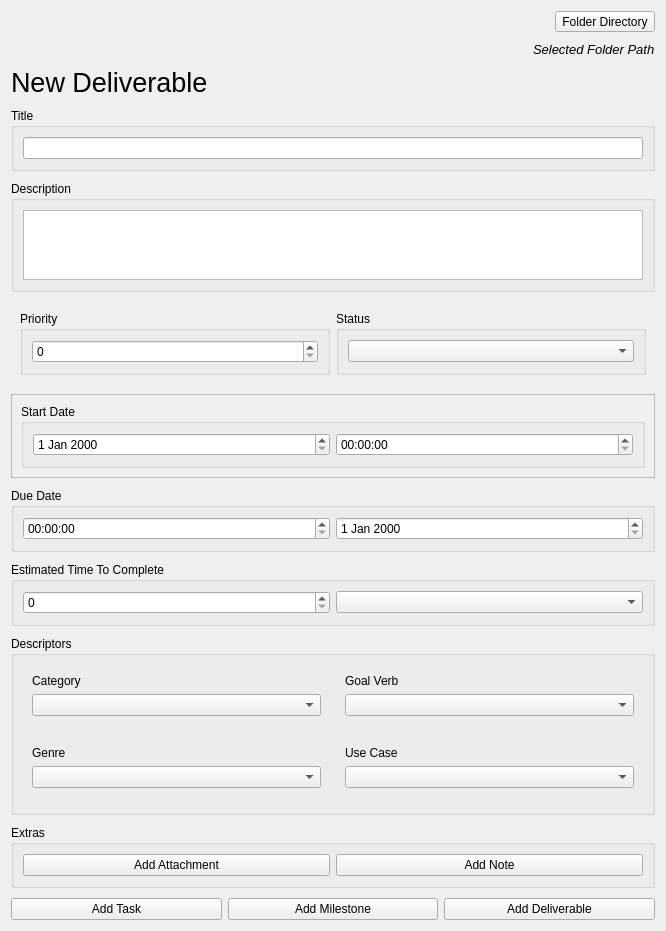
<?xml version="1.0" encoding="UTF-8"?>
<ui version="4.0">
 <class>Form</class>
 <widget class="QWidget" name="Form">
  <property name="geometry">
   <rect>
    <x>0</x>
    <y>0</y>
    <width>666</width>
    <height>775</height>
   </rect>
  </property>
  <property name="windowTitle">
   <string>Form</string>
  </property>
  <layout class="QVBoxLayout" name="verticalLayout">
   <property name="spacing">
    <number>10</number>
   </property>
   <item alignment="Qt::AlignRight">
    <widget class="QToolButton" name="folderDirectorySelect">
     <property name="text">
      <string>Folder Directory</string>
     </property>
    </widget>
   </item>
   <item alignment="Qt::AlignRight">
    <widget class="QLabel" name="selectedFolderPath">
     <property name="font">
      <font>
       <pointsize>10</pointsize>
       <italic>true</italic>
      </font>
     </property>
     <property name="text">
      <string>Selected Folder Path</string>
     </property>
     <property name="margin">
      <number>0</number>
     </property>
    </widget>
   </item>
   <item>
    <widget class="QLabel" name="newProjectFormLabel">
     <property name="font">
      <font>
       <pointsize>20</pointsize>
      </font>
     </property>
     <property name="text">
      <string>New Deliverable</string>
     </property>
    </widget>
   </item>
   <item alignment="Qt::AlignTop">
    <widget class="QGroupBox" name="itemTitleContainer">
     <property name="sizePolicy">
      <sizepolicy hsizetype="Expanding" vsizetype="Maximum">
       <horstretch>1</horstretch>
       <verstretch>0</verstretch>
      </sizepolicy>
     </property>
     <property name="title">
      <string>Title</string>
     </property>
     <layout class="QHBoxLayout" name="horizontalLayout_3">
      <item alignment="Qt::AlignTop">
       <widget class="QLineEdit" name="itemTitleInput">
        <property name="sizePolicy">
         <sizepolicy hsizetype="Expanding" vsizetype="Fixed">
          <horstretch>1</horstretch>
          <verstretch>0</verstretch>
         </sizepolicy>
        </property>
       </widget>
      </item>
     </layout>
    </widget>
   </item>
   <item alignment="Qt::AlignTop">
    <widget class="QGroupBox" name="itemDescriptionContainer">
     <property name="sizePolicy">
      <sizepolicy hsizetype="Expanding" vsizetype="Maximum">
       <horstretch>1</horstretch>
       <verstretch>0</verstretch>
      </sizepolicy>
     </property>
     <property name="title">
      <string>Description</string>
     </property>
     <layout class="QHBoxLayout" name="horizontalLayout_4">
      <item alignment="Qt::AlignTop">
       <widget class="QTextEdit" name="itemDescriptionInput">
        <property name="sizePolicy">
         <sizepolicy hsizetype="Expanding" vsizetype="Maximum">
          <horstretch>1</horstretch>
          <verstretch>0</verstretch>
         </sizepolicy>
        </property>
       </widget>
      </item>
     </layout>
    </widget>
   </item>
   <item>
    <widget class="QFrame" name="frame">
     <property name="frameShape">
      <enum>QFrame::NoFrame</enum>
     </property>
     <property name="frameShadow">
      <enum>QFrame::Plain</enum>
     </property>
     <layout class="QHBoxLayout" name="horizontalLayout_2">
      <item>
       <widget class="QGroupBox" name="groupBox">
        <property name="title">
         <string>Priority</string>
        </property>
        <layout class="QHBoxLayout" name="horizontalLayout">
         <item>
          <widget class="QSpinBox" name="spinBox"/>
         </item>
        </layout>
       </widget>
      </item>
      <item>
       <widget class="QGroupBox" name="groupBox_2">
        <property name="title">
         <string>Status</string>
        </property>
        <layout class="QHBoxLayout" name="horizontalLayout_5">
         <item>
          <widget class="QComboBox" name="comboBox"/>
         </item>
        </layout>
       </widget>
      </item>
     </layout>
    </widget>
   </item>
   <item>
    <widget class="QFrame" name="frame_2">
     <property name="frameShape">
      <enum>QFrame::StyledPanel</enum>
     </property>
     <property name="frameShadow">
      <enum>QFrame::Raised</enum>
     </property>
     <layout class="QHBoxLayout" name="horizontalLayout_6">
      <item>
       <widget class="QGroupBox" name="groupBox_3">
        <property name="title">
         <string>Start Date</string>
        </property>
        <layout class="QHBoxLayout" name="horizontalLayout_7">
         <item>
          <widget class="QDateEdit" name="dateEdit"/>
         </item>
         <item>
          <widget class="QTimeEdit" name="timeEdit"/>
         </item>
        </layout>
       </widget>
      </item>
     </layout>
    </widget>
   </item>
   <item>
    <widget class="QGroupBox" name="groupBox_4">
     <property name="title">
      <string>Due Date</string>
     </property>
     <layout class="QHBoxLayout" name="horizontalLayout_8">
      <item>
       <widget class="QTimeEdit" name="timeEdit_2"/>
      </item>
      <item>
       <widget class="QDateEdit" name="dateEdit_2"/>
      </item>
     </layout>
    </widget>
   </item>
   <item>
    <widget class="QGroupBox" name="groupBox_5">
     <property name="title">
      <string>Estimated Time To Complete</string>
     </property>
     <layout class="QHBoxLayout" name="horizontalLayout_9">
      <item>
       <widget class="QSpinBox" name="spinBox_2"/>
      </item>
      <item>
       <widget class="QComboBox" name="comboBox_2"/>
      </item>
     </layout>
    </widget>
   </item>
   <item>
    <widget class="QGroupBox" name="groupBox_6">
     <property name="title">
      <string>Descriptors</string>
     </property>
     <layout class="QGridLayout" name="gridLayout">
      <item row="0" column="1">
       <widget class="QFrame" name="frame_5">
        <property name="frameShape">
         <enum>QFrame::NoFrame</enum>
        </property>
        <property name="frameShadow">
         <enum>QFrame::Plain</enum>
        </property>
        <layout class="QVBoxLayout" name="verticalLayout_3">
         <item>
          <widget class="QLabel" name="label">
           <property name="text">
            <string>Goal Verb</string>
           </property>
          </widget>
         </item>
         <item>
          <widget class="QComboBox" name="comboBox_4"/>
         </item>
        </layout>
       </widget>
      </item>
      <item row="0" column="0">
       <widget class="QFrame" name="frame_6">
        <property name="frameShape">
         <enum>QFrame::NoFrame</enum>
        </property>
        <property name="frameShadow">
         <enum>QFrame::Plain</enum>
        </property>
        <layout class="QVBoxLayout" name="verticalLayout_4">
         <item>
          <widget class="QLabel" name="label_2">
           <property name="text">
            <string>Category</string>
           </property>
          </widget>
         </item>
         <item>
          <widget class="QComboBox" name="comboBox_3"/>
         </item>
        </layout>
       </widget>
      </item>
      <item row="2" column="0">
       <widget class="QFrame" name="frame_3">
        <property name="frameShape">
         <enum>QFrame::NoFrame</enum>
        </property>
        <property name="frameShadow">
         <enum>QFrame::Plain</enum>
        </property>
        <layout class="QHBoxLayout" name="horizontalLayout_11">
         <property name="leftMargin">
          <number>0</number>
         </property>
         <property name="topMargin">
          <number>0</number>
         </property>
         <property name="rightMargin">
          <number>0</number>
         </property>
         <property name="bottomMargin">
          <number>0</number>
         </property>
        </layout>
       </widget>
      </item>
      <item row="4" column="0">
       <widget class="QFrame" name="frame_4">
        <property name="frameShape">
         <enum>QFrame::NoFrame</enum>
        </property>
        <property name="frameShadow">
         <enum>QFrame::Plain</enum>
        </property>
        <layout class="QHBoxLayout" name="horizontalLayout_10">
         <property name="leftMargin">
          <number>0</number>
         </property>
         <property name="topMargin">
          <number>0</number>
         </property>
         <property name="rightMargin">
          <number>0</number>
         </property>
         <property name="bottomMargin">
          <number>0</number>
         </property>
        </layout>
       </widget>
      </item>
      <item row="3" column="0">
       <widget class="QFrame" name="frame_7">
        <property name="frameShape">
         <enum>QFrame::NoFrame</enum>
        </property>
        <property name="frameShadow">
         <enum>QFrame::Plain</enum>
        </property>
        <layout class="QVBoxLayout" name="verticalLayout_5">
         <item>
          <widget class="QLabel" name="label_3">
           <property name="text">
            <string>Genre</string>
           </property>
          </widget>
         </item>
         <item>
          <widget class="QComboBox" name="comboBox_5"/>
         </item>
        </layout>
       </widget>
      </item>
      <item row="3" column="1">
       <widget class="QFrame" name="frame_8">
        <property name="frameShape">
         <enum>QFrame::NoFrame</enum>
        </property>
        <property name="frameShadow">
         <enum>QFrame::Plain</enum>
        </property>
        <layout class="QVBoxLayout" name="verticalLayout_2">
         <item>
          <widget class="QLabel" name="label_4">
           <property name="text">
            <string>Use Case</string>
           </property>
          </widget>
         </item>
         <item>
          <widget class="QComboBox" name="comboBox_6"/>
         </item>
        </layout>
       </widget>
      </item>
     </layout>
    </widget>
   </item>
   <item>
    <widget class="QFrame" name="frame_9">
     <property name="frameShape">
      <enum>QFrame::NoFrame</enum>
     </property>
     <property name="frameShadow">
      <enum>QFrame::Plain</enum>
     </property>
     <layout class="QHBoxLayout" name="horizontalLayout_12">
      <property name="leftMargin">
       <number>0</number>
      </property>
      <property name="topMargin">
       <number>0</number>
      </property>
      <property name="rightMargin">
       <number>0</number>
      </property>
      <property name="bottomMargin">
       <number>0</number>
      </property>
      <item>
       <widget class="QGroupBox" name="groupBox_7">
        <property name="title">
         <string>Extras</string>
        </property>
        <layout class="QHBoxLayout" name="horizontalLayout_13">
         <item>
          <widget class="QPushButton" name="pushButton_2">
           <property name="text">
            <string>Add Attachment</string>
           </property>
          </widget>
         </item>
         <item>
          <widget class="QPushButton" name="pushButton">
           <property name="text">
            <string>Add Note</string>
           </property>
          </widget>
         </item>
        </layout>
       </widget>
      </item>
     </layout>
    </widget>
   </item>
   <item>
    <widget class="QFrame" name="frame_10">
     <property name="frameShape">
      <enum>QFrame::NoFrame</enum>
     </property>
     <property name="frameShadow">
      <enum>QFrame::Plain</enum>
     </property>
     <layout class="QHBoxLayout" name="horizontalLayout_14">
      <property name="leftMargin">
       <number>0</number>
      </property>
      <property name="topMargin">
       <number>0</number>
      </property>
      <property name="rightMargin">
       <number>0</number>
      </property>
      <property name="bottomMargin">
       <number>0</number>
      </property>
      <item>
       <widget class="QPushButton" name="pushButton_3">
        <property name="text">
         <string>Add Task</string>
        </property>
       </widget>
      </item>
      <item>
       <widget class="QPushButton" name="pushButton_4">
        <property name="text">
         <string>Add Milestone</string>
        </property>
       </widget>
      </item>
      <item>
       <widget class="QPushButton" name="pushButton_5">
        <property name="text">
         <string>Add Deliverable</string>
        </property>
       </widget>
      </item>
     </layout>
    </widget>
   </item>
   <item>
    <spacer name="verticalSpacer">
     <property name="orientation">
      <enum>Qt::Vertical</enum>
     </property>
     <property name="sizeHint" stdset="0">
      <size>
       <width>20</width>
       <height>40</height>
      </size>
     </property>
    </spacer>
   </item>
  </layout>
 </widget>
 <resources/>
 <connections/>
</ui>
